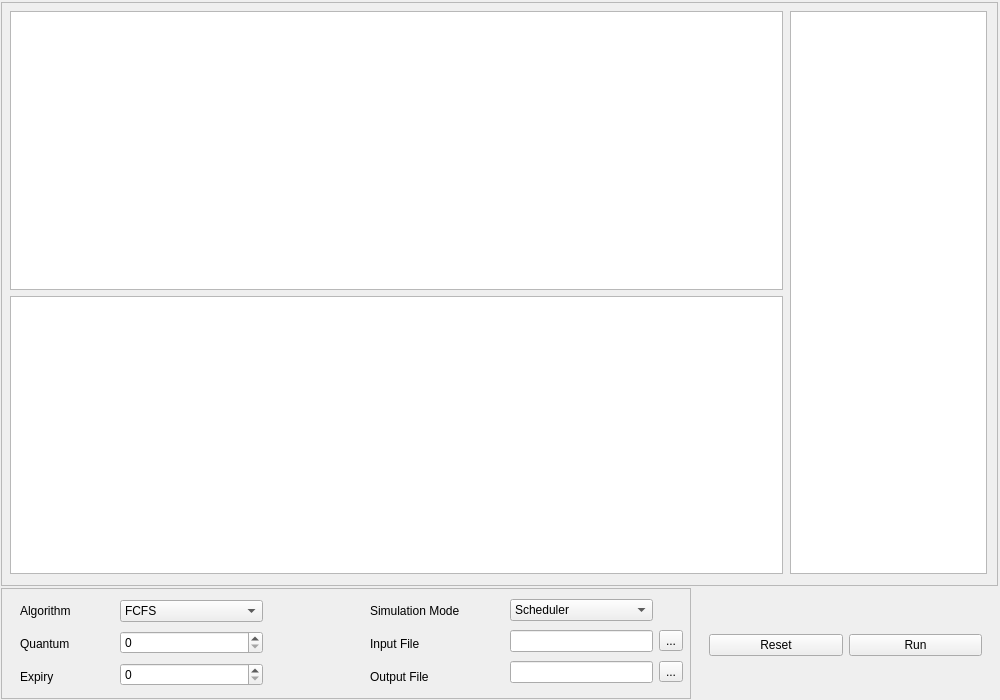
<?xml version="1.0" encoding="UTF-8"?>
<ui version="4.0">
 <class>Prosim</class>
 <widget class="QMainWindow" name="Prosim">
  <property name="geometry">
   <rect>
    <x>0</x>
    <y>0</y>
    <width>1000</width>
    <height>700</height>
   </rect>
  </property>
  <property name="minimumSize">
   <size>
    <width>1000</width>
    <height>700</height>
   </size>
  </property>
  <property name="maximumSize">
   <size>
    <width>1000</width>
    <height>700</height>
   </size>
  </property>
  <property name="windowTitle">
   <string>Prosim</string>
  </property>
  <property name="toolButtonStyle">
   <enum>Qt::ToolButtonIconOnly</enum>
  </property>
  <widget class="QWidget" name="centralwidget">
   <widget class="QFrame" name="frame">
    <property name="geometry">
     <rect>
      <x>1</x>
      <y>2</y>
      <width>997</width>
      <height>584</height>
     </rect>
    </property>
    <property name="frameShape">
     <enum>QFrame::StyledPanel</enum>
    </property>
    <property name="frameShadow">
     <enum>QFrame::Raised</enum>
    </property>
    <widget class="QFrame" name="gridFrame">
     <property name="geometry">
      <rect>
       <x>0</x>
       <y>0</y>
       <width>791</width>
       <height>581</height>
      </rect>
     </property>
     <property name="midLineWidth">
      <number>11</number>
     </property>
     <layout class="QGridLayout" name="gridLayout_2">
      <item row="0" column="0">
       <widget class="QGraphicsView" name="processGraph">
        <property name="mouseTracking">
         <bool>true</bool>
        </property>
        <property name="verticalScrollBarPolicy">
         <enum>Qt::ScrollBarAlwaysOff</enum>
        </property>
        <property name="horizontalScrollBarPolicy">
         <enum>Qt::ScrollBarAlwaysOff</enum>
        </property>
       </widget>
      </item>
      <item row="1" column="0">
       <widget class="QGraphicsView" name="memoryGraph">
        <property name="mouseTracking">
         <bool>true</bool>
        </property>
        <property name="verticalScrollBarPolicy">
         <enum>Qt::ScrollBarAlwaysOff</enum>
        </property>
        <property name="horizontalScrollBarPolicy">
         <enum>Qt::ScrollBarAlwaysOff</enum>
        </property>
       </widget>
      </item>
     </layout>
    </widget>
    <widget class="QFrame" name="gridFrame">
     <property name="geometry">
      <rect>
       <x>780</x>
       <y>0</y>
       <width>215</width>
       <height>581</height>
      </rect>
     </property>
     <layout class="QGridLayout" name="gridLayout">
      <item row="0" column="0">
       <widget class="QPlainTextEdit" name="outputTextArea">
        <property name="undoRedoEnabled">
         <bool>false</bool>
        </property>
        <property name="readOnly">
         <bool>true</bool>
        </property>
       </widget>
      </item>
     </layout>
    </widget>
   </widget>
   <widget class="QFrame" name="frame_2">
    <property name="geometry">
     <rect>
      <x>1</x>
      <y>588</y>
      <width>690</width>
      <height>111</height>
     </rect>
    </property>
    <property name="frameShape">
     <enum>QFrame::StyledPanel</enum>
    </property>
    <property name="frameShadow">
     <enum>QFrame::Raised</enum>
    </property>
    <widget class="QFrame" name="gridFrame">
     <property name="geometry">
      <rect>
       <x>110</x>
       <y>0</y>
       <width>161</width>
       <height>111</height>
      </rect>
     </property>
     <layout class="QGridLayout" name="gridLayout_3">
      <item row="3" column="0">
       <widget class="QSpinBox" name="expirySpinBox"/>
      </item>
      <item row="1" column="0">
       <widget class="QComboBox" name="algorithmModes">
        <item>
         <property name="text">
          <string>FCFS</string>
         </property>
        </item>
        <item>
         <property name="text">
          <string>RR</string>
         </property>
        </item>
        <item>
         <property name="text">
          <string>SRT</string>
         </property>
        </item>
        <item>
         <property name="text">
          <string>SPN</string>
         </property>
        </item>
       </widget>
      </item>
      <item row="2" column="0">
       <widget class="QSpinBox" name="quantumSpinBox"/>
      </item>
     </layout>
    </widget>
    <widget class="QFrame" name="gridFrame">
     <property name="geometry">
      <rect>
       <x>10</x>
       <y>0</y>
       <width>101</width>
       <height>111</height>
      </rect>
     </property>
     <layout class="QGridLayout" name="gridLayout_4">
      <item row="0" column="0">
       <widget class="QLabel" name="algorithmLabel">
        <property name="text">
         <string>Algorithm</string>
        </property>
       </widget>
      </item>
      <item row="2" column="0">
       <widget class="QLabel" name="expiryLabel">
        <property name="text">
         <string>Expiry</string>
        </property>
       </widget>
      </item>
      <item row="1" column="0">
       <widget class="QLabel" name="quantumLabel">
        <property name="text">
         <string>Quantum</string>
        </property>
       </widget>
      </item>
     </layout>
    </widget>
    <widget class="QFrame" name="gridFrame">
     <property name="geometry">
      <rect>
       <x>500</x>
       <y>-1</y>
       <width>191</width>
       <height>111</height>
      </rect>
     </property>
     <layout class="QGridLayout" name="gridLayout_5">
      <item row="3" column="0">
       <widget class="QLineEdit" name="outputFileTextBox"/>
      </item>
      <item row="1" column="0">
       <widget class="QComboBox" name="simulationModes">
        <item>
         <property name="text">
          <string>Scheduler</string>
         </property>
        </item>
        <item>
         <property name="text">
          <string>Virtual Memory</string>
         </property>
        </item>
       </widget>
      </item>
      <item row="2" column="0">
       <widget class="QLineEdit" name="inputFileTextBox"/>
      </item>
      <item row="2" column="1">
       <widget class="QToolButton" name="inputFileDialogue">
        <property name="text">
         <string>...</string>
        </property>
       </widget>
      </item>
      <item row="3" column="1">
       <widget class="QToolButton" name="outputFileDialogue">
        <property name="text">
         <string>...</string>
        </property>
       </widget>
      </item>
     </layout>
    </widget>
    <widget class="QFrame" name="gridFrame">
     <property name="geometry">
      <rect>
       <x>360</x>
       <y>0</y>
       <width>141</width>
       <height>111</height>
      </rect>
     </property>
     <layout class="QGridLayout" name="gridLayout_6">
      <item row="0" column="0">
       <widget class="QLabel" name="simulationModeLabel">
        <property name="text">
         <string>Simulation Mode</string>
        </property>
       </widget>
      </item>
      <item row="2" column="0">
       <widget class="QLabel" name="outputFileLabel">
        <property name="text">
         <string>Output File</string>
        </property>
       </widget>
      </item>
      <item row="1" column="0">
       <widget class="QLabel" name="inputFileLabel">
        <property name="text">
         <string>Input File</string>
        </property>
       </widget>
      </item>
     </layout>
    </widget>
   </widget>
   <widget class="QFrame" name="horizontalFrame">
    <property name="geometry">
     <rect>
      <x>700</x>
      <y>600</y>
      <width>291</width>
      <height>91</height>
     </rect>
    </property>
    <layout class="QHBoxLayout" name="horizontalLayout">
     <item>
      <widget class="QPushButton" name="resetButton">
       <property name="text">
        <string>Reset</string>
       </property>
      </widget>
     </item>
     <item>
      <widget class="QPushButton" name="runButton">
       <property name="text">
        <string>Run</string>
       </property>
      </widget>
     </item>
    </layout>
   </widget>
  </widget>
 </widget>
 <resources/>
 <connections/>
</ui>
